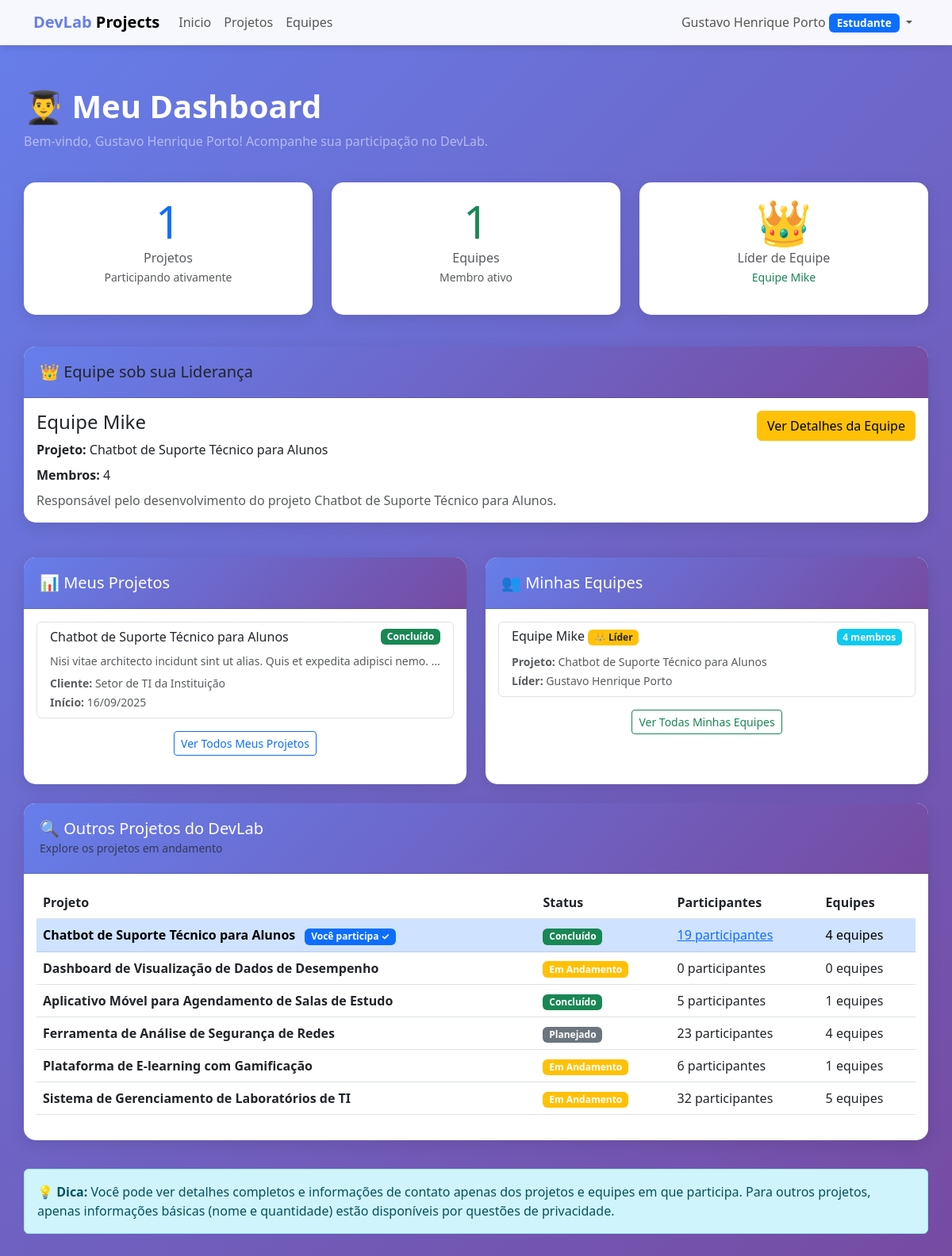
/estudante/ (signed in), run on the app's committed database.
### devlab/meuapp/models.py (models this page shows, shortened)
class Usuario(AbstractUser):
    TIPO_CHOICES = [
        ('coordenador', 'Coordenador'),
        ('professor', 'Professor'),
        ('estudante', 'Estudante'),
    ]
    tipo = models.CharField(max_length=20, choices=TIPO_CHOICES, default='estudante')
    matricula = models.CharField(max_length=20, unique=True, null=True, blank=True)
    cpf = models.CharField(max_length=11, unique=True, null=True, blank=True)
    data_nascimento = models.DateField(null=True, blank=True)
    funcao = models.CharField(max_length=100, blank=True, verbose_name="Função")
    class Meta:
        verbose_name = 'Usuário'
        verbose_name_plural = 'Usuários'

class Equipe(models.Model):
    nome = models.CharField(max_length=100)
    descricao = models.TextField(blank=True)
    projeto = models.ForeignKey(Projeto, on_delete=models.CASCADE, related_name='equipes', null=True, blank=True)
    lider = models.OneToOneField(
        Usuario,
        on_delete=models.SET_NULL,
        null=True,
        blank=True,
        related_name='equipe_liderada',
        help_text="Líder da equipe (cada usuário pode liderar no máximo uma equipe)"
    )
    membros = models.ManyToManyField(Usuario, related_name='equipes_participando', blank=True)
    criada_em = models.DateTimeField(auto_now_add=True)
    class Meta:
        verbose_name = 'Equipe'
        verbose_name_plural = 'Equipes'
        ordering = ['projeto', 'nome']
    def total_membros(self):
        return self.membros.count()

class Projeto(models.Model):
    STATUS_CHOICES = [
        ('planejado', 'Planejado'),
        ('andamento', 'Em Andamento'),
        ('concluido', 'Concluído'),
    ]
    titulo = models.CharField(max_length=200)
    descricao = models.TextField()
    cliente = models.CharField(max_length=200)
    status = models.CharField(max_length=20, choices=STATUS_CHOICES, default='planejado')
    data_inicio = models.DateField()
    data_fim_prevista = models.DateField()
    participantes = models.ManyToManyField(Usuario, through='ParticipacaoProjeto', related_name='projetos_participando')
    criado_em = models.DateTimeField(auto_now_add=True)
    atualizado_em = models.DateTimeField(auto_now=True)
    class Meta:
        verbose_name = 'Projeto'
        verbose_name_plural = 'Projetos'
        ordering = ['-criado_em']
    def total_participantes(self):
        return self.membros_por_equipes().count()
    def membros_por_equipes(self):
        return Usuario.objects.filter(equipes_participando__projeto=self).distinct()
    def total_equipes(self):
        return self.equipes.count()

### devlab/meuapp/views.py (the view)
# urls.py: path('estudante/', views.estudante_dashboard, name='estudante_dashboard'),
@login_required
@user_passes_test(is_estudante)
def estudante_dashboard(request):
    projetos_via_participacao = request.user.projetos_participando.all()
    projetos_via_equipes = Projeto.objects.filter(equipes__membros=request.user)
    meus_projetos = (projetos_via_participacao | projetos_via_equipes).distinct()
    minhas_equipes = request.user.equipes_participando.all()
    equipe_liderada = getattr(request.user, 'equipe_liderada', None)
    todos_projetos = Projeto.objects.all()
    context = {
        'meus_projetos': meus_projetos,
        'minhas_equipes': minhas_equipes,
        'equipe_liderada': equipe_liderada,
        'todos_projetos': todos_projetos,
    }
    return render(request, 'aluno.html', context)

### devlab/meuapp/templates/aluno.html (shortened to what this page needs)
{% extends 'base.html' %}
{% block content %}
<div class="row mb-4">
    <div class="col-12">
        <h1 class="text-white mb-2">
            <strong>👨‍🎓 Meu Dashboard</strong>
        </h1>
        <p class="text-white-50">Bem-vindo, {{ user.get_full_name|default:user.username }}! Acompanhe sua participação no DevLab.</p>
    </div>
</div>
<div class="row mb-4">
    <div class="col-md-4 mb-3">
        <div class="card text-center h-100">
            <div class="card-body">
                <h1 class="display-4 text-primary mb-0">{{ meus_projetos.count }}</h1>
                <p class="text-muted mb-0">Projetos</p>
                <small class="text-muted">Participando ativamente</small>
            </div>
        </div>
    </div>
    <div class="col-md-4 mb-3">
        <div class="card text-center h-100">
            <div class="card-body">
                <h1 class="display-4 text-success mb-0">{{ minhas_equipes.count }}</h1>
                <p class="text-muted mb-0">Equipes</p>
                <small class="text-muted">Membro ativo</small>
            </div>
        </div>
    </div>
    <div class="col-md-4 mb-3">
        <div class="card text-center h-100">
            <div class="card-body">
                {% if equipe_liderada %}
                    <h1 class="display-4 text-warning mb-0">👑</h1>
                    <p class="text-muted mb-0">Líder de Equipe</p>
                    <small class="text-success">{{ equipe_liderada.nome }}</small>
                {% else %}
                    <h1 class="display-4 text-muted mb-0">-</h1>
                    <p class="text-muted mb-0">Membro</p>
                    <small class="text-muted">Sem liderança</small>
                {% endif %}
            </div>
        </div>
    </div>
</div>
{% if equipe_liderada %}
<div class="row mb-4">
    <div class="col-12">
        <div class="card border-warning">
            <div class="card-header bg-warning">
                <h5 class="mb-0 text-dark">👑 Equipe sob sua Liderança</h5>
            </div>
            <div class="card-body">
                <div class="row">
                    <div class="col-md-8">
                        <h4 class="mb-2">{{ equipe_liderada.nome }}</h4>
                        <p class="mb-2"><strong>Projeto:</strong>
                            {% if equipe_liderada.projeto %}
                                {{ equipe_liderada.projeto.titulo }}
                            {% else %}
                                <span class="text-muted">Sem projeto</span>
                            {% endif %}
                        </p>
                        <p class="mb-2"><strong>Membros:</strong> {{ equipe_liderada.total_membros }}</p>
                        <p class="mb-0 text-muted">{{ equipe_liderada.descricao|default:"Sem descrição" }}</p>
                    </div>
                    <div class="col-md-4 text-end">
                        <a href="{% url 'equipe_detalhes' equipe_liderada.pk %}" class="btn btn-warning">
                            Ver Detalhes da Equipe
                        </a>
                    </div>
                </div>
            </div>
        </div>
    </div>
</div>
{% endif %}
<div class="row">
    <div class="col-md-6 mb-4">
        <div class="card h-100">
            <div class="card-header">
                <h5 class="mb-0">📊 Meus Projetos</h5>
            </div>
            <div class="card-body">
                {% if meus_projetos %}
                    <div class="list-group">
                        {% for projeto in meus_projetos %}
                        <a href="{% url 'projeto_detalhes' projeto.pk %}"
                           class="list-group-item list-group-item-action">
                            <div class="d-flex w-100 justify-content-between align-items-center mb-2">
                                <h6 class="mb-0">{{ projeto.titulo }}</h6>
                                <span class="badge bg-{% if projeto.status == 'concluido' %}success{% elif projeto.status == 'andamento' %}warning{% else %}secondary{% endif %}">
                                    {{ projeto.get_status_display }}
                                </span>
                            </div>
                            <p class="mb-1 text-muted"><small>{{ projeto.descricao|truncatewords:12 }}</small></p>
                            <small class="text-muted">
                                <strong>Cliente:</strong> {{ projeto.cliente }}<br>
                                <strong>Início:</strong> {{ projeto.data_inicio|date:"d/m/Y" }}
                            </small>
                        </a>
                        {% endfor %}
                    </div>
                    <div class="text-center mt-3">
                        <a href="{% url 'projeto_lista' %}" class="btn btn-sm btn-outline-primary">
                            Ver Todos Meus Projetos
                        </a>
                    </div>
                {% else %}
                    <div class="text-center py-5">
                        <h5 class="text-muted">📭</h5>
                        <p class="text-muted">Você ainda não está participando de nenhum projeto</p>
                        <small class="text-muted">Entre em contato com o coordenador ou professor orientador para ser adicionado a um projeto</small>
                    </div>
                {% endif %}
            </div>
        </div>
    </div>
    <div class="col-md-6 mb-4">
        <div class="card h-100">
            <div class="card-header">
                <h5 class="mb-0">👥 Minhas Equipes</h5>
            </div>
            <div class="card-body">
                {% if minhas_equipes %}
                    <div class="list-group">
                        {% for equipe in minhas_equipes %}
                        <a href="{% url 'equipe_detalhes' equipe.pk %}"
                           class="list-group-item list-group-item-action">
                            <div class="d-flex w-100 justify-content-between align-items-center mb-2">
                                <h6 class="mb-0">
                                    {{ equipe.nome }}
                                    {% if equipe.lider == user %}
                                        <span class="badge bg-warning text-dark">👑 Líder</span>
                                    {% endif %}
                                </h6>
                                <span class="badge bg-info">{{ equipe.total_membros }} membros</span>
                            </div>
                            <small class="text-muted">
                                <strong>Projeto:</strong>
                                {% if equipe.projeto %}
                                    {{ equipe.projeto.titulo }}
                                {% else %}
                                    <span class="text-muted">Sem projeto</span>
                                {% endif %}
                                <br>
                                <strong>Líder:</strong>
                                {% if equipe.lider %}
                                    {{ equipe.lider.get_full_name|default:equipe.lider.username }}
                                {% else %}
                                    <span class="text-muted">Não definido</span>
                                {% endif %}
                            </small>
                        </a>
                        {% endfor %}
                    </div>
                    <div class="text-center mt-3">
                        <a href="{% url 'equipe_lista' %}" class="btn btn-sm btn-outline-success">
                            Ver Todas Minhas Equipes
                        </a>
                    </div>
                {% else %}
                    <div class="text-center py-5">
                        <h5 class="text-muted">👤</h5>
                        <p class="text-muted">Você não está em nenhuma equipe ainda</p>
                        <small class="text-muted">Participe de um projeto para ser adicionado a uma equipe</small>
                    </div>
                {% endif %}
            </div>
        </div>
    </div>
</div>
<div class="row">
    <div class="col-12">
        <div class="card">
            <div class="card-header">
                <h5 class="mb-0">🔍 Outros Projetos do DevLab</h5>
                <small class="text-muted">Explore os projetos em andamento</small>
            </div>
            <div class="card-body">
                {% if todos_projetos %}
                    <div class="table-responsive">
                        <table class="table table-hover">
                            <thead>
                                <tr>
                                    <th>Projeto</th>
                                    <th>Status</th>
                                    <th>Participantes</th>
                                    <th>Equipes</th>
                                </tr>
                            </thead>
                            <tbody>
                                {% for projeto in todos_projetos %}
                                <tr {% if projeto in meus_projetos %}class="table-primary"{% endif %}>
                                    <td>
                                        <strong>{{ projeto.titulo }}</strong>
                                        {% if projeto in meus_projetos %}
                                            <span class="badge bg-primary ms-2">Você participa ✓</span>
                                        {% endif %}
                                    </td>
                                    <td>
                                        <span class="badge bg-{% if projeto.status == 'concluido' %}success{% elif projeto.status == 'andamento' %}warning{% else %}secondary{% endif %}">
                                            {{ projeto.get_status_display }}
                                        </span>
                                    </td>
                                    <td>
                                        {% if projeto in meus_projetos %}
                                            <a href="{% url 'projeto_detalhes' projeto.pk %}">
                                                {{ projeto.total_participantes }} participantes
                                            </a>
                                        {% else %}
                                            {{ projeto.total_participantes }} participantes
                                        {% endif %}
                                    </td>
                                    <td>{{ projeto.total_equipes }} equipes</td>
                                </tr>
                                {% endfor %}
                            </tbody>
                        </table>
                    </div>
                {% else %}
                    <p class="text-muted text-center py-5">Nenhum projeto disponível no momento</p>
                {% endif %}
            </div>
        </div>
    </div>
</div>
<div class="row mt-3">
    <div class="col-12">
        <div class="alert alert-info">
            <strong>💡 Dica:</strong> Você pode ver detalhes completos e informações de contato apenas dos projetos e equipes em que participa.
            Para outros projetos, apenas informações básicas (nome e quantidade) estão disponíveis por questões de privacidade.
        </div>
    </div>
</div>
{% endblock %}

### devlab/meuapp/templates/base.html (shortened to what this page needs)
<!DOCTYPE html>
<html lang="pt-br">
<head>
    <link href="https://cdn.jsdelivr.net/npm/bootstrap@5.3.0/dist/css/bootstrap.min.css" rel="stylesheet">
</head>
<body>
    {% if user.is_authenticated %}
    <nav class="navbar navbar-expand-lg navbar-light bg-light fixed-top">
        <div class="container">
            <a class="navbar-brand fw-bold" href="{% url 'dashboard' %}">
                <span style="color: #667eea;">DevLab</span> Projects
            </a>
            <div class="collapse navbar-collapse" id="navbarNav">
                <ul class="navbar-nav me-auto">
                    <li class="nav-item">
                        <a class="nav-link" href="{% url 'dashboard' %}">Inicio</a>
                    </li>
                    <li class="nav-item">
                        <a class="nav-link" href="{% url 'projeto_lista' %}">Projetos</a>
                    </li>
                    <li class="nav-item">
                        <a class="nav-link" href="{% url 'equipe_lista' %}">Equipes</a>
                    </li>
                </ul>
                <ul class="navbar-nav">
                    <li class="nav-item dropdown">
                        <a class="nav-link dropdown-toggle" href="#" id="userDropdown" role="button"
                           data-bs-toggle="dropdown">
                            {{ user.get_full_name|default:user.username }}
                            <span class="badge bg-primary badge-tipo">{{ user.get_tipo_display }}</span>
                        </a>
                    </li>
                </ul>
            </div>
        </div>
    </nav>
    {% endif %}
    <div class="container main-content">
        {% block content %}{% endblock %}
    </div>
</body>
</html>

### data on the page
Usuario: get_full_name "Gustavo Henrique Porto", tipo "Estudante"
Equipe: nome "Equipe Mike", projeto.titulo "Chatbot de Suporte Técnico para Alunos", total_membros "4", descricao "Responsável pelo desenvolvimento do projeto Chatbot de Suporte Técnico para Alunos.", shows "👑 Líder", lider.get_full_name "Gustavo Henrique Porto"
Projeto: titulo "Chatbot de Suporte Técnico para Alunos", status "Concluído", descricao "Nisi vitae architecto incidunt sint ut alias. Quis et expedita adipisci nemo. …", cliente "Setor de TI da Instituição", data_inicio "16/09/2025", shows "Você participa ✓", total_participantes "19", total_equipes "4"
Projeto: titulo "Dashboard de Visualização de Dados de Desempenho", status "Em Andamento", total_participantes "0", total_equipes "0"
Projeto: titulo "Aplicativo Móvel para Agendamento de Salas de Estudo", status "Concluído", total_participantes "5", total_equipes "1"
Projeto: titulo "Ferramenta de Análise de Segurança de Redes", status "Planejado", total_participantes "23", total_equipes "4"
Projeto: titulo "Plataforma de E-learning com Gamificação", status "Em Andamento", total_participantes "6", total_equipes "1"
Projeto: titulo "Sistema de Gerenciamento de Laboratórios de TI", status "Em Andamento", total_participantes "32", total_equipes "5"

### other printed values
{{ meus_projetos.count }} "1"
{{ minhas_equipes.count }} "1"
